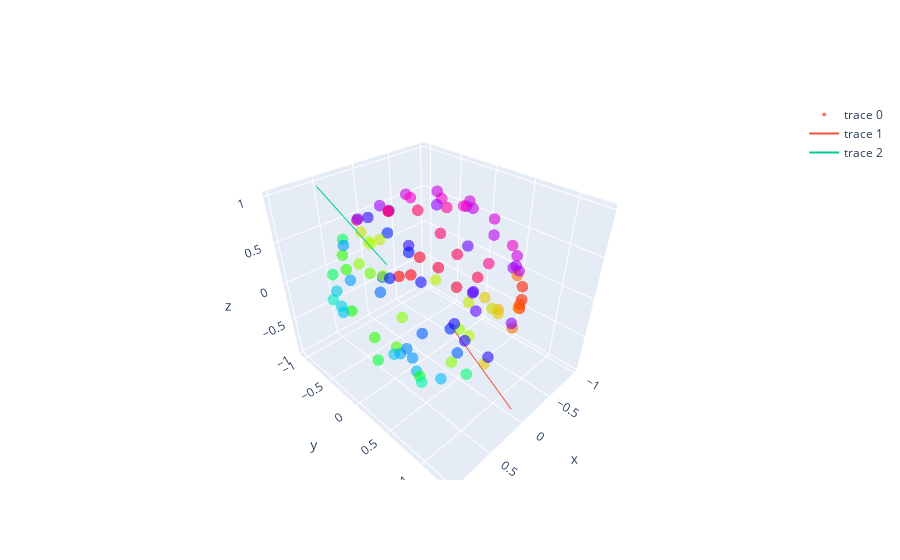

Here is the notebook cell this chart was saved with:
### Code cell
"""
RECIVE circ_coords
"""

df = pd.read_csv("output_1.csv")

start_end = pd.read_csv("start_end0_start_end1.csv")

x = df.iloc[:,0]
y = df.iloc[:,1]
z = df.iloc[:,2]
c2 = df.iloc[:,3]
print(len(x))
fig = go.Figure(data=[go.Scatter3d(
    x=x,
    y=y,
    z=z,
    mode='markers',
    text = [str(i) for i in range(len(x))],
    marker=dict(
        size=4,
        color = c2,             # set color to an array/list of desired values
        colorscale='HSV',
        # choose a colorscale
        opacity=0.6
    )
)])

fig.add_trace(go.Scatter3d(x = start_end.iloc[0,:2], y = start_end.iloc[1,:2], z = start_end.iloc[2,:2], mode = "lines"))
fig.add_trace(go.Scatter3d(x = start_end.iloc[0,2:], y = start_end.iloc[1,2:], z = start_end.iloc[2,2:], mode = "lines"))

#fig.update_layout(margin=dict(l=0, r=0, b=0, t=0))
fig.show()
